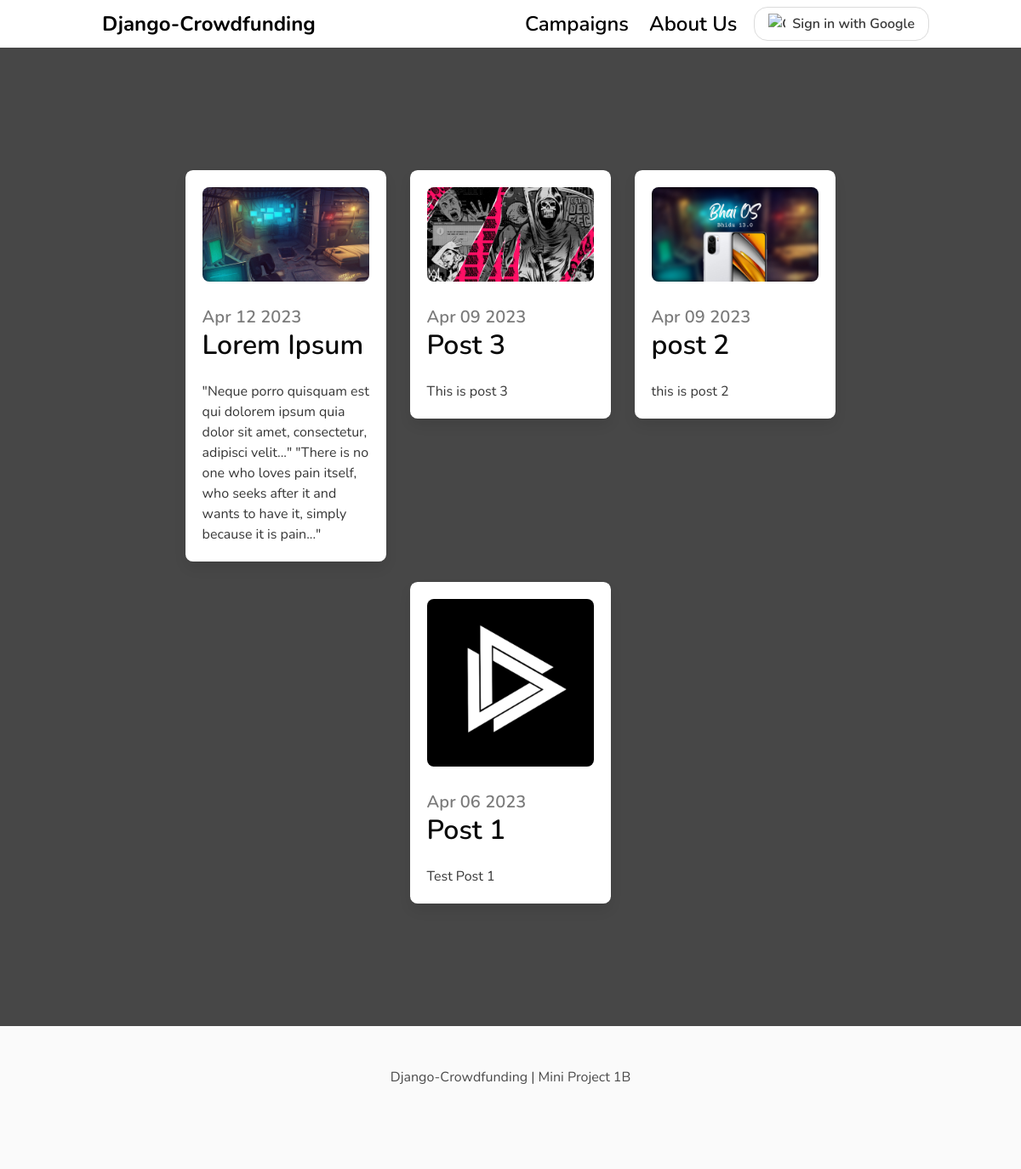
The page / on the database its author committed.
### crowdfunding/models.py (models this page shows)
class Post(models.Model):
    title = models.CharField(max_length=255)
    url = models.SlugField()
    intro = models.TextField()
    body = models.TextField()
    author = models.SlugField()
    created_at = models.DateTimeField(auto_now_add=True)
    contribution_amount = models.TextField(default=50000)
    thumbnail = models.ImageField(upload_to='images/', null=True)
    class Meta:
        ordering = ('-created_at',)

### core/views.py (the view)
# urls.py: path('', index, name='index'),
def index(request):
    posts = Post.objects.all()
    return render(request, 'core/index.html', {'posts': posts})

### templates/core/index.html (shortened to what this page needs)
{% extends 'core/base.html' %}
{% block content %}
    <section class="hero">
    <div class="hero-body">
        <div class="container">
            <section class="section">
                <div class="columns is-multiline is-centered is-6">
                    {% if posts %}
                        {% for post in posts %}
                        <div class="column is-4">
                            <form action="" class="box" style="margin-right: 0.2vh; margin-left: 0.2vh; display: flex; flex-direction: column; justify-content: space-between; border-radius: 1.1vh">
                                <a href="{% url 'post_detail' author=post.author url=post.url %}">
                                    <div class="content">
                                        {% if post.thumbnail.url %}
                                            <img src="{{ post.thumbnail.url }}" alt="{{ post.title }} Thumbnail" style="max-height: 25vh; width: 100%; max-width: 100%; object-fit: contain; border-radius: 1vh">
                                        {% endif %}
                                    </div>
                                    <div class="content" style="align-self: flex-left;">
                                        <h2 class="subtitle is-5 has-text-grey">{{ post.created_at | date:'M d Y'}}</h2>
                                        <h1 class="title has-text-black is-3">{{ post.title }}</h1>
                                        <p class="has-text-dark">{{ post.intro }}</p>
                                    </div>
                                </a>
                            </form>
                        </div>
                        {% endfor %}
                    {% else %}
                        {% if author %}
                            <h1 class="title has-text-black is-3">No posts found for user {{ author }}</h1>
                        {% else %}
                            <h1 class="title has-text-black is-3">No Posts Yet!</h1>
                        {% endif %}
                    {% endif %}
                </div>
            </section>
        </div>
    </div>
</section>
{% endblock %}

### templates/core/base.html (shortened to what this page needs)
<!DOCTYPE html>
<html>
    <head>
        <link rel="stylesheet" href="https://unpkg.com/bulma@0.9.3/css/bulma.min.css" />
        <link href="https://stackpath.bootstrapcdn.com/font-awesome/4.7.0/css/font-awesome.min.css" rel="stylesheet"
>
    </head>
    <body>
       <nav class="navbar">
            <div class="container">
                <div class="navbar-brand">
                    {% load i18n %}
                    {% load account socialaccount %}
                    {% get_providers as socialaccount_providers %}
                        <a class="navbar-item is-size-4 has-text-weight-semibold" href="{% url 'index' %}" style="color: black;">
                    {% if user.first_name %}
                        <strong style="color: black;">Hi! {{user.first_name}}</strong>
                    {% else %}
                        <strong style="color: black;">Django-Crowdfunding</strong>
                    {% endif %}
                    </a>
                </div>
                <div id="navbarMenu" class="navbar-menu">
                    <div class="navbar-end">
                        <div class="navbar-item">
                        </div>
                        <a class="navbar-item is-size-4 has-text-weight-semibold" style="color: black;" href="{% url 'index' %}">
                            Campaigns
                        </a>
                        <a class="navbar-item is-size-4 has-text-weight-semibold" style="color: black;" href="{% url 'about' %}">
                            About Us
                        </a>
                        {% if user.is_authenticated %}
                            <a class="navbar-item is-size-4 has-text-weight-semibold" style="color: black;" href="{% url 'account_logout' %}">Sign Out</a>
                        {% else %}
                        <div>
                            <a class="hollow button primary is-size-6 has-text-weight-semibold" href="{% provider_login_url "google" %}" style="margin-left: 1vh; border-radius: 2vh; margin-top: 1vh; margin-bottom: 1vh;">
                                <img width="20px" style="margin-bottom:0px; margin-right:8px" alt="Google login" src="https://upload.wikimedia.org/wikipedia/commons/thumb/5/53/Google_%22G%22_Logo.svg/512px-Google_%22G%22_Logo.svg.png" />
                                Sign in with Google
                            </a>
                        </div>
                        {% endif %}
                    </div>
                </div>
            </div>
        </nav>
        <section class="section" style="background-color: #474747; min-height: calc(100vh - 60px);">
            <div class="container">
                {% block content %}
                {% endblock %}
            </div>
        </section>
        <footer class="footer">
            <div class="content has-text-centered">
              <p>
                Django-Crowdfunding | Mini Project 1B
              </p>
            </div>
        </footer>
    </body>
</html>

### templates/core/base.html (style rules this page uses)
body { font-family: 'Nunito', sans-serif; }
nav.navbar { height: 6rem !important; box-shadow: 0 1px 3px 0 rgba(0, 0, 0, .1), 0 1px 2px 0 rgba(0, 0, 0, .06) !important; }

### rows shown on the page
Post: thumbnail (picture), created_at "Apr 12 2023", title "Lorem Ipsum", intro "\"Neque porro quisquam est qui dolorem ipsum quia dolor sit amet, consectetur, adipisci velit...\" \"There is no one who loves pain itself, who seeks after it and wants to have it, simply because it is pain...\""
Post: thumbnail (picture), created_at "Apr 09 2023", title "Post 3", intro "This is post 3"
Post: thumbnail (picture), created_at "Apr 09 2023", title "post 2", intro "this is post 2"
Post: thumbnail (picture), created_at "Apr 06 2023", title "Post 1", intro "Test Post 1"
